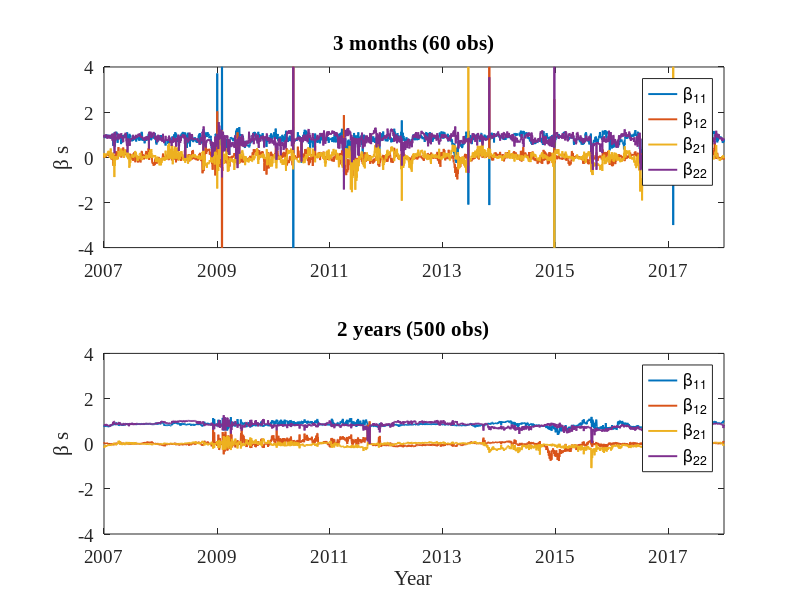
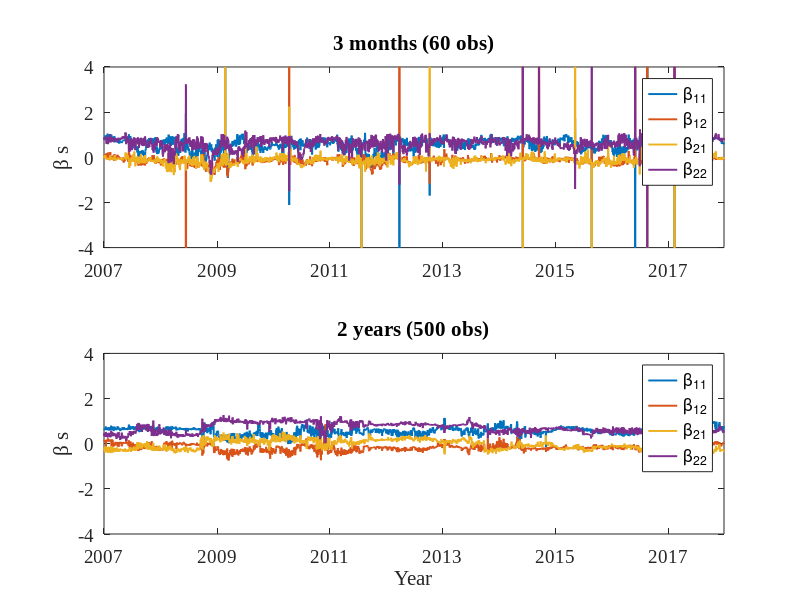

MATLAB code for these plots, in order:
clear all; clc;
load('Estimate_rolling_005.mat');

figure;
subplot(2, 1, 1); plot(paras(:, 7:10), 'LineWidth', 1.4); title('3 months (60 obs)');
set(gca, 'FontName', 'Times New Roman', 'FontSize', 14);
ylabel('\beta s'); ylim([-4, 4]); xlim([1, 2870]);
Year = {'2007', '2009', '2011', '2013', '2015', '2017'}; hold on; set(gca, 'xtick', [1 524 1046 1567 2089 2611]); 
Estimate = {'-4', '-2', '0', '2', '4'}; hold on; set(gca, 'ytick', [-4 -2 0 2 4]);
set(gca, 'xticklabel', Year); set(gca, 'yticklabel', Estimate);
legend('\beta_{11}', '\beta_{12}', '\beta_{21}', '\beta_{22}');

subplot(2, 1, 2); plot(paras(:, 37:40), 'LineWidth', 1.4); title('2 years (500 obs)');
set(gca, 'FontName', 'Times New Roman', 'FontSize', 14);
ylabel('\beta s'); ylim([-4, 4]); xlim([1, 2870]); 
xlabel('Year');
Year = {'2007', '2009', '2011', '2013', '2015', '2017'}; hold on; set(gca, 'xtick', [1 524 1046 1567 2089 2611]);      
Estimate = {'-4', '-2', '0', '2', '4'}; hold on; set(gca, 'ytick', [-4 -2 0 2 4]);
set(gca, 'xticklabel', Year); set(gca, 'yticklabel', Estimate);
legend('\beta_{11}', '\beta_{12}', '\beta_{21}', '\beta_{22}');

saveas(gcf, 'Estimate_rolling_figure_005','png'); 

%%%%%%%%%%%%%%%%%%%%%%%%%%%%%%%%%%%%%%%%%%%%%%%%%%%%%%%%%%%%%%

clear all; clc;
load('Estimate_rolling_001.mat');

figure;
subplot(2, 1, 1); plot(paras(:, 7:10), 'LineWidth', 1.4); title('3 months (60 obs)');
set(gca, 'FontName', 'Times New Roman', 'FontSize', 14);
ylabel('\beta s'); ylim([-4, 4]); xlim([1, 2870]);
Year = {'2007', '2009', '2011', '2013', '2015', '2017'}; hold on; set(gca, 'xtick', [1 524 1046 1567 2089 2611]); 
Estimate = {'-4', '-2', '0', '2', '4'}; hold on; set(gca, 'ytick', [-4 -2 0 2 4]);
set(gca, 'xticklabel', Year); set(gca, 'yticklabel', Estimate);
legend('\beta_{11}', '\beta_{12}', '\beta_{21}', '\beta_{22}');

subplot(2, 1, 2); plot(paras(:, 37:40), 'LineWidth', 1.4); title('2 years (500 obs)');
set(gca, 'FontName', 'Times New Roman', 'FontSize', 14);
ylabel('\beta s'); ylim([-4, 4]); xlim([1, 2870]); 
xlabel('Year');
Year = {'2007', '2009', '2011', '2013', '2015', '2017'}; hold on; set(gca, 'xtick', [1 524 1046 1567 2089 2611]);      
Estimate = {'-4', '-2', '0', '2', '4'}; hold on; set(gca, 'ytick', [-4 -2 0 2 4]);
set(gca, 'xticklabel', Year); set(gca, 'yticklabel', Estimate);
legend('\beta_{11}', '\beta_{12}', '\beta_{21}', '\beta_{22}');

saveas(gcf, 'Estimate_rolling_figure_001','png'); 